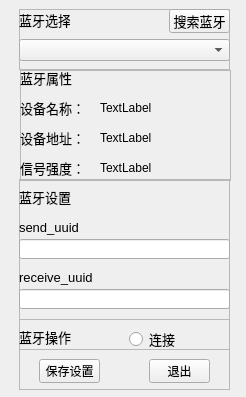
<?xml version="1.0" encoding="UTF-8"?>
<ui version="4.0">
 <class>Form</class>
 <widget class="QWidget" name="Form">
  <property name="geometry">
   <rect>
    <x>0</x>
    <y>0</y>
    <width>246</width>
    <height>397</height>
   </rect>
  </property>
  <property name="windowTitle">
   <string>Form</string>
  </property>
  <widget class="QFrame" name="frame">
   <property name="geometry">
    <rect>
     <x>19</x>
     <y>9</y>
     <width>211</width>
     <height>61</height>
    </rect>
   </property>
   <property name="frameShape">
    <enum>QFrame::StyledPanel</enum>
   </property>
   <property name="frameShadow">
    <enum>QFrame::Raised</enum>
   </property>
   <widget class="QLabel" name="label">
    <property name="geometry">
     <rect>
      <x>0</x>
      <y>0</y>
      <width>51</width>
      <height>21</height>
     </rect>
    </property>
    <property name="font">
     <font>
      <family>微软雅黑</family>
      <pointsize>10</pointsize>
     </font>
    </property>
    <property name="text">
     <string>蓝牙选择</string>
    </property>
   </widget>
   <widget class="QComboBox" name="comboBox">
    <property name="geometry">
     <rect>
      <x>0</x>
      <y>30</y>
      <width>211</width>
      <height>22</height>
     </rect>
    </property>
   </widget>
   <widget class="QPushButton" name="pushButton_3">
    <property name="geometry">
     <rect>
      <x>150</x>
      <y>0</y>
      <width>61</width>
      <height>24</height>
     </rect>
    </property>
    <property name="font">
     <font>
      <family>微软雅黑</family>
      <pointsize>10</pointsize>
     </font>
    </property>
    <property name="text">
     <string>搜索蓝牙</string>
    </property>
   </widget>
  </widget>
  <widget class="QFrame" name="frame_2">
   <property name="geometry">
    <rect>
     <x>20</x>
     <y>70</y>
     <width>211</width>
     <height>111</height>
    </rect>
   </property>
   <property name="frameShape">
    <enum>QFrame::StyledPanel</enum>
   </property>
   <property name="frameShadow">
    <enum>QFrame::Raised</enum>
   </property>
   <widget class="QLabel" name="label_2">
    <property name="geometry">
     <rect>
      <x>0</x>
      <y>0</y>
      <width>61</width>
      <height>16</height>
     </rect>
    </property>
    <property name="font">
     <font>
      <family>微软雅黑</family>
      <pointsize>10</pointsize>
     </font>
    </property>
    <property name="text">
     <string>蓝牙属性</string>
    </property>
   </widget>
   <widget class="QLabel" name="label_3">
    <property name="geometry">
     <rect>
      <x>0</x>
      <y>30</y>
      <width>71</width>
      <height>16</height>
     </rect>
    </property>
    <property name="font">
     <font>
      <family>微软雅黑</family>
      <pointsize>10</pointsize>
     </font>
    </property>
    <property name="text">
     <string>设备名称：</string>
    </property>
   </widget>
   <widget class="QLabel" name="label_4">
    <property name="geometry">
     <rect>
      <x>80</x>
      <y>30</y>
      <width>131</width>
      <height>16</height>
     </rect>
    </property>
    <property name="text">
     <string>TextLabel</string>
    </property>
   </widget>
   <widget class="QLabel" name="label_5">
    <property name="geometry">
     <rect>
      <x>0</x>
      <y>60</y>
      <width>61</width>
      <height>16</height>
     </rect>
    </property>
    <property name="font">
     <font>
      <family>微软雅黑</family>
      <pointsize>10</pointsize>
     </font>
    </property>
    <property name="text">
     <string>设备地址：</string>
    </property>
   </widget>
   <widget class="QLabel" name="label_6">
    <property name="geometry">
     <rect>
      <x>0</x>
      <y>90</y>
      <width>61</width>
      <height>16</height>
     </rect>
    </property>
    <property name="font">
     <font>
      <family>微软雅黑</family>
      <pointsize>10</pointsize>
     </font>
    </property>
    <property name="text">
     <string>信号强度：</string>
    </property>
   </widget>
   <widget class="QLabel" name="label_7">
    <property name="geometry">
     <rect>
      <x>80</x>
      <y>60</y>
      <width>131</width>
      <height>16</height>
     </rect>
    </property>
    <property name="text">
     <string>TextLabel</string>
    </property>
   </widget>
   <widget class="QLabel" name="label_8">
    <property name="geometry">
     <rect>
      <x>80</x>
      <y>90</y>
      <width>131</width>
      <height>16</height>
     </rect>
    </property>
    <property name="text">
     <string>TextLabel</string>
    </property>
   </widget>
  </widget>
  <widget class="QFrame" name="frame_3">
   <property name="geometry">
    <rect>
     <x>19</x>
     <y>179</y>
     <width>211</width>
     <height>141</height>
    </rect>
   </property>
   <property name="frameShape">
    <enum>QFrame::StyledPanel</enum>
   </property>
   <property name="frameShadow">
    <enum>QFrame::Raised</enum>
   </property>
   <widget class="QLabel" name="label_9">
    <property name="geometry">
     <rect>
      <x>0</x>
      <y>10</y>
      <width>71</width>
      <height>16</height>
     </rect>
    </property>
    <property name="font">
     <font>
      <family>微软雅黑</family>
      <pointsize>10</pointsize>
     </font>
    </property>
    <property name="text">
     <string>蓝牙设置</string>
    </property>
   </widget>
   <widget class="QLabel" name="label_10">
    <property name="geometry">
     <rect>
      <x>0</x>
      <y>40</y>
      <width>71</width>
      <height>16</height>
     </rect>
    </property>
    <property name="font">
     <font>
      <family>Arial</family>
      <pointsize>10</pointsize>
     </font>
    </property>
    <property name="text">
     <string>send_uuid</string>
    </property>
   </widget>
   <widget class="QLabel" name="label_11">
    <property name="geometry">
     <rect>
      <x>0</x>
      <y>90</y>
      <width>91</width>
      <height>16</height>
     </rect>
    </property>
    <property name="font">
     <font>
      <family>Arial</family>
      <pointsize>10</pointsize>
     </font>
    </property>
    <property name="text">
     <string>receive_uuid</string>
    </property>
   </widget>
   <widget class="QLineEdit" name="lineEdit">
    <property name="geometry">
     <rect>
      <x>0</x>
      <y>60</y>
      <width>211</width>
      <height>20</height>
     </rect>
    </property>
   </widget>
   <widget class="QLineEdit" name="lineEdit_2">
    <property name="geometry">
     <rect>
      <x>0</x>
      <y>110</y>
      <width>211</width>
      <height>20</height>
     </rect>
    </property>
   </widget>
  </widget>
  <widget class="QFrame" name="frame_4">
   <property name="geometry">
    <rect>
     <x>19</x>
     <y>319</y>
     <width>211</width>
     <height>31</height>
    </rect>
   </property>
   <property name="frameShape">
    <enum>QFrame::StyledPanel</enum>
   </property>
   <property name="frameShadow">
    <enum>QFrame::Raised</enum>
   </property>
   <widget class="QLabel" name="label_12">
    <property name="geometry">
     <rect>
      <x>0</x>
      <y>10</y>
      <width>61</width>
      <height>16</height>
     </rect>
    </property>
    <property name="font">
     <font>
      <family>微软雅黑</family>
      <pointsize>10</pointsize>
     </font>
    </property>
    <property name="text">
     <string>蓝牙操作</string>
    </property>
   </widget>
   <widget class="QRadioButton" name="radioButton">
    <property name="geometry">
     <rect>
      <x>110</x>
      <y>10</y>
      <width>95</width>
      <height>20</height>
     </rect>
    </property>
    <property name="font">
     <font>
      <family>微软雅黑</family>
      <pointsize>10</pointsize>
     </font>
    </property>
    <property name="text">
     <string>连接</string>
    </property>
   </widget>
  </widget>
  <widget class="QFrame" name="frame_5">
   <property name="geometry">
    <rect>
     <x>19</x>
     <y>349</y>
     <width>211</width>
     <height>41</height>
    </rect>
   </property>
   <property name="frameShape">
    <enum>QFrame::StyledPanel</enum>
   </property>
   <property name="frameShadow">
    <enum>QFrame::Raised</enum>
   </property>
   <widget class="QPushButton" name="pushButton">
    <property name="geometry">
     <rect>
      <x>20</x>
      <y>10</y>
      <width>61</width>
      <height>24</height>
     </rect>
    </property>
    <property name="text">
     <string>保存设置</string>
    </property>
   </widget>
   <widget class="QPushButton" name="pushButton_2">
    <property name="geometry">
     <rect>
      <x>130</x>
      <y>10</y>
      <width>61</width>
      <height>24</height>
     </rect>
    </property>
    <property name="text">
     <string>退出</string>
    </property>
   </widget>
  </widget>
 </widget>
 <resources/>
 <connections/>
</ui>
